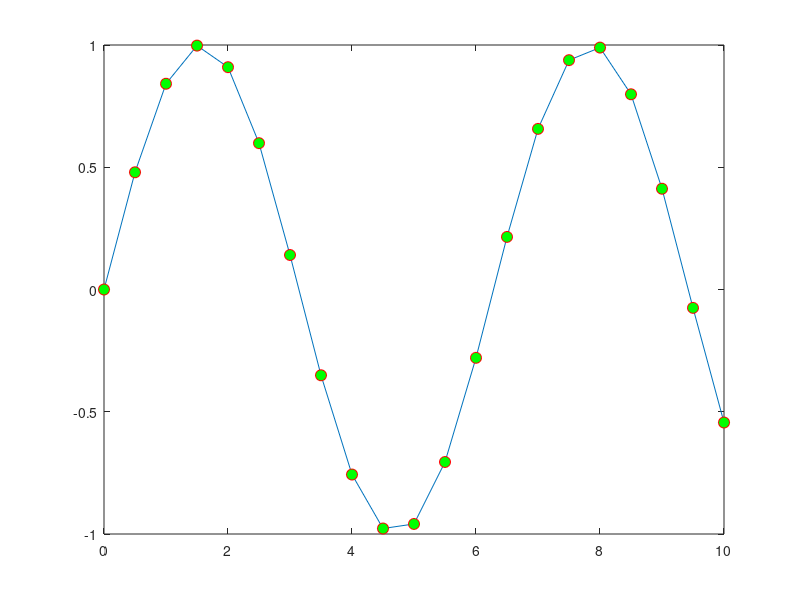
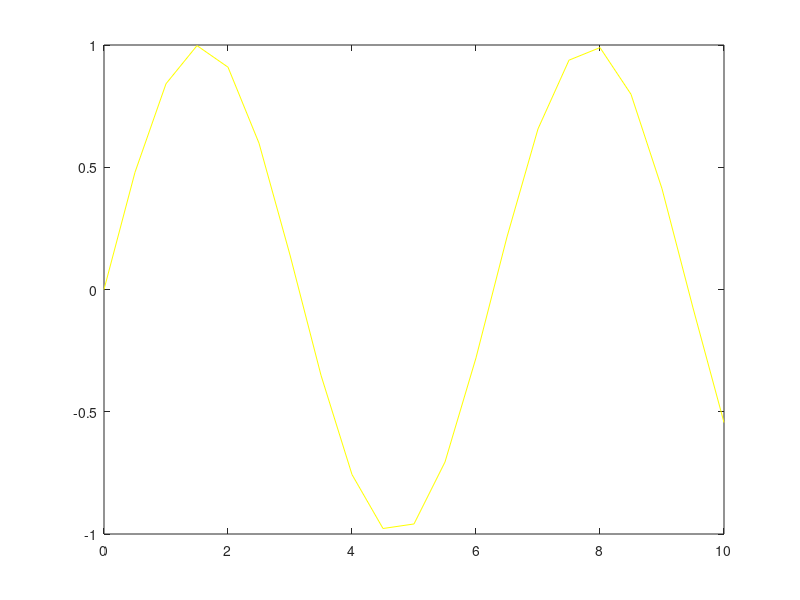
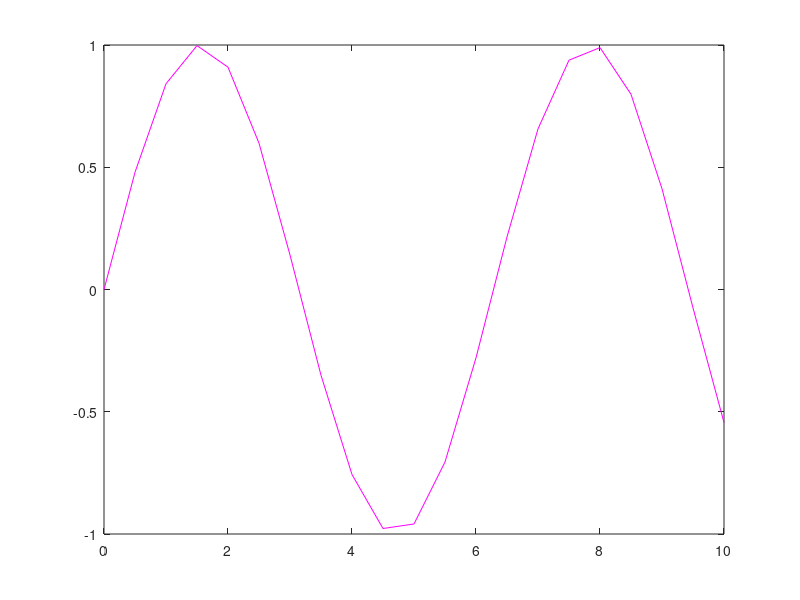

Source code (MATLAB) for these figures, in order:
x = 0:0.5:10;
y = sin(x);

plot(x, y, '-o', 'MarkerSize', 8, 'MarkerEdgeColor', 'r', 'MarkerFaceColor', 'g');

figure
figure
plot(x, y, "Color", 'm')
figure(2)   %selects figure 2
plot(x, y, "Color", 'y')